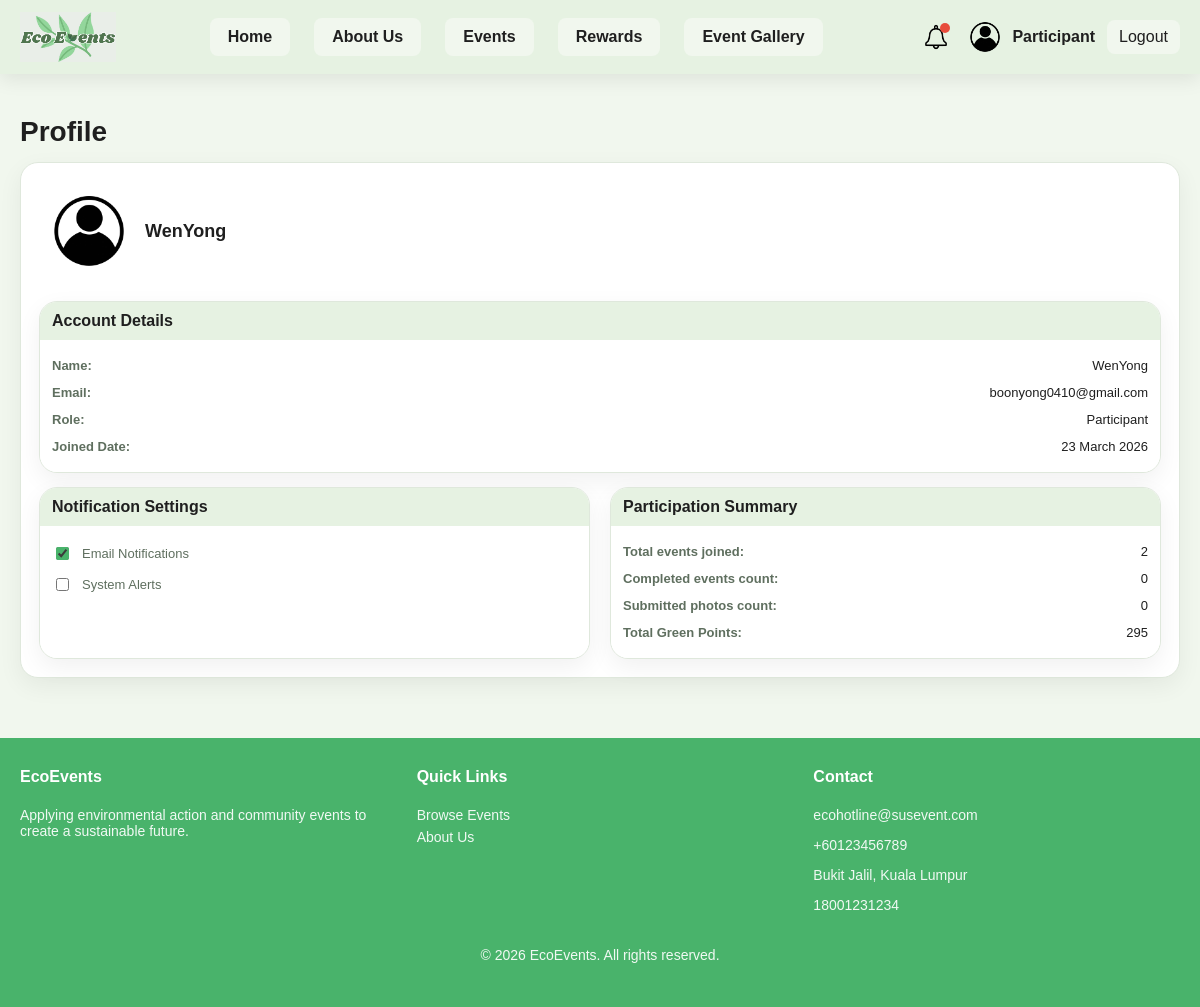
Before: /Sustainableapp/profile.php (signed in) with the older database file.
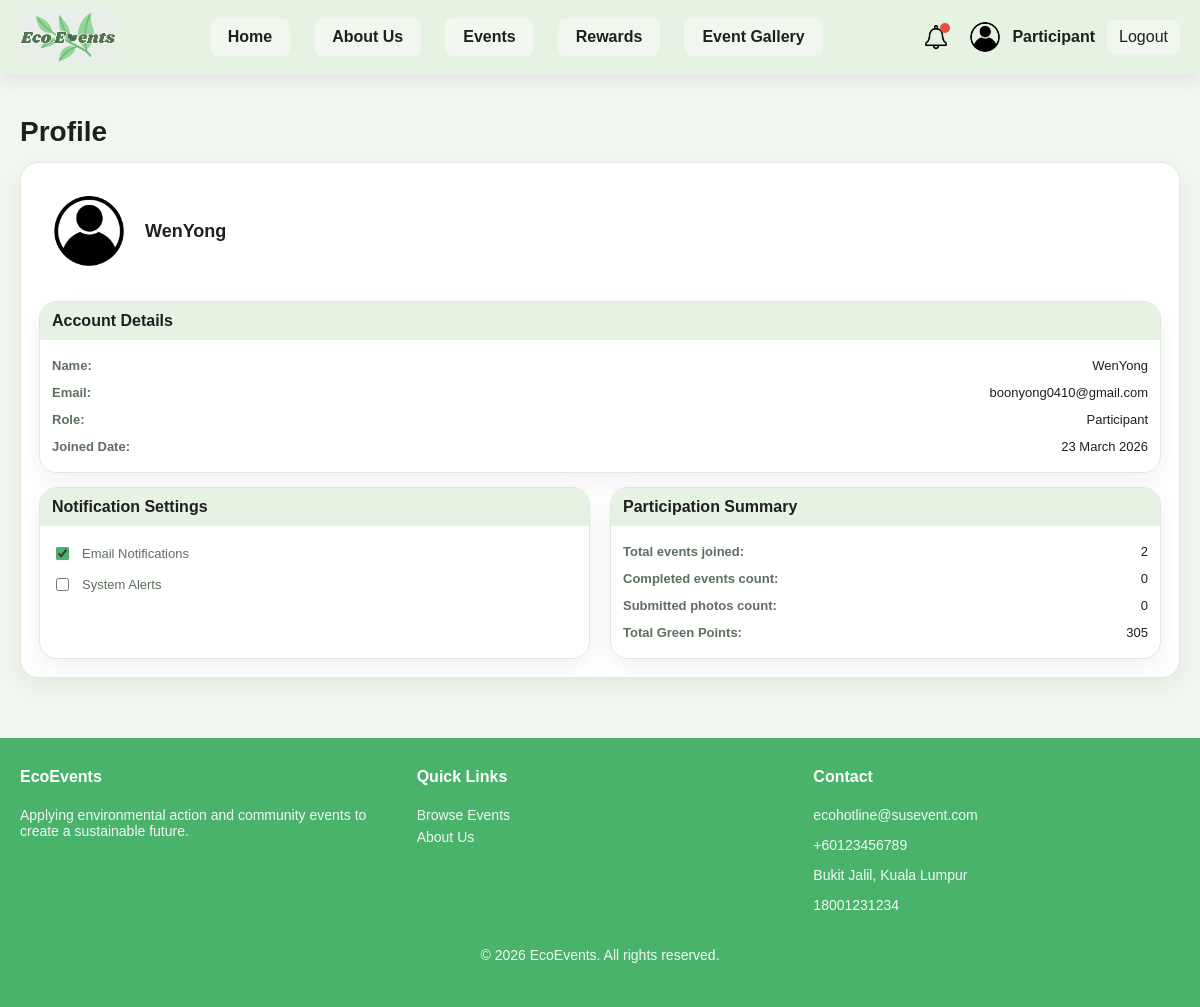
After: the same page with the newer database file.
### tables this page shows
CREATE TABLE `user` (
  `user_id` int(11) NOT NULL,
  `user_fullname` varchar(255) NOT NULL,
  `user_email` varchar(255) NOT NULL,
  `user_username` varchar(255) NOT NULL,
  `user_phoneNumber` varchar(50) NOT NULL,
  `user_password` varchar(255) NOT NULL,
  `user_profilePicture` varchar(255) DEFAULT NULL,
  `user_role` varchar(20) NOT NULL,
  `user_point` int(11) NOT NULL,
  `user_organization` varchar(255) DEFAULT NULL,
  `user_reason` varchar(255) DEFAULT NULL,
  `user_document` varchar(255) DEFAULT NULL,
  `user_status` varchar(255) NOT NULL,
  `user_registerDate` datetime NOT NULL DEFAULT current_timestamp()
);

### Sustainableapp/profile.php (the view, shortened to what this page needs)
<?php
include("config.php");
$user_id = (int) $_SESSION['user_id'];
$userStmt = $conn->prepare("
    SELECT user_fullname, user_email, user_role, user_registerDate, user_point
    FROM `user`
    WHERE user_id = ?
    LIMIT 1
");
$userStmt->bind_param("i", $user_id);
$userStmt->execute();
$userResult = $userStmt->get_result();
$user = $userResult->fetch_assoc();
$totalPoints = (int) ($user['user_point'] ?? 0);
$joinedStmt = $conn->prepare("
    SELECT COUNT(*) AS total_joined
    FROM event_participants
    WHERE user_id = ? AND participation_status = 'joined'
");
$joinedStmt->bind_param("i", $user_id);
$joinedStmt->execute();
$joinedResult = $joinedStmt->get_result();
$joinedRow = $joinedResult->fetch_assoc();
$totalJoined = (int) ($joinedRow['total_joined'] ?? 0);
$completedStmt = $conn->prepare("
    SELECT COUNT(*) AS total_completed
    FROM event_participants
    WHERE user_id = ? AND participation_status = 'completed'
");
$completedStmt->bind_param("i", $user_id);
$completedStmt->execute();
$completedResult = $completedStmt->get_result();
$completedRow = $completedResult->fetch_assoc();
$totalCompleted = (int) ($completedRow['total_completed'] ?? 0);
$totalPhotos = 0;
$displayName = htmlspecialchars($user['user_fullname']);
$displayEmail = htmlspecialchars($user['user_email']);
$displayRole = htmlspecialchars(ucfirst($user['user_role']));
$displayCreatedAt = date("d F Y", strtotime($user['user_registerDate']));
?>
<!DOCTYPE html>
<html lang="en">
<head>
  <link rel="stylesheet" href="css/style.css" />
</head>
<body>
<?php include("header.php"); ?>
<main class="container profile-page">
  <h1 class="profile-title">Profile</h1>
  <section class="profile-card">
    <div class="profile-top">
      <div class="profile-avatar">
        <img src="images/profileicon.png" alt="Profile">
      </div>
      <div class="profile-name"><?= $displayName ?></div>
    </div>
    <div class="profile-block">
      <div class="profile-block-title">Account Details</div>
      <div class="profile-block-body">
        <div class="profile-row"><span>Name:</span><span><?= $displayName ?></span></div>
        <div class="profile-row"><span>Email:</span><span><?= $displayEmail ?></span></div>
        <div class="profile-row"><span>Role:</span><span><?= $displayRole ?></span></div>
        <div class="profile-row"><span>Joined Date:</span><span><?= $displayCreatedAt ?></span></div>
      </div>
    </div>
    <div class="profile-grid">
      <div class="profile-block">
        <div class="profile-block-title">Notification Settings</div>
        <div class="profile-block-body">
          <label class="profile-check">
            <input type="checkbox" checked />
            <span>Email Notifications</span>
          </label>
          <label class="profile-check">
            <input type="checkbox" />
            <span>System Alerts</span>
          </label>
        </div>
      </div>
      <div class="profile-block">
        <div class="profile-block-title">Participation Summary</div>
        <div class="profile-block-body">
          <div class="profile-row"><span>Total events joined:</span><span id="profileJoined"><?= $totalJoined ?></span></div>
          <div class="profile-row"><span>Completed events count:</span><span id="profileCompleted"><?= $totalCompleted ?></span></div>
          <div class="profile-row"><span>Submitted photos count:</span><span id="profilePhotos"><?= $totalPhotos ?></span></div>
          <div class="profile-row"><span>Total Green Points:</span><span id="profileTotalPoints"><?= $totalPoints ?></span></div>
        </div>
      </div>
    </div>
  </section>
</main>
<?php include("footer.php"); ?>
</body>
</html>

Changed rows visible on the page:
changed user "WenYong": user_point "295" → "305"
